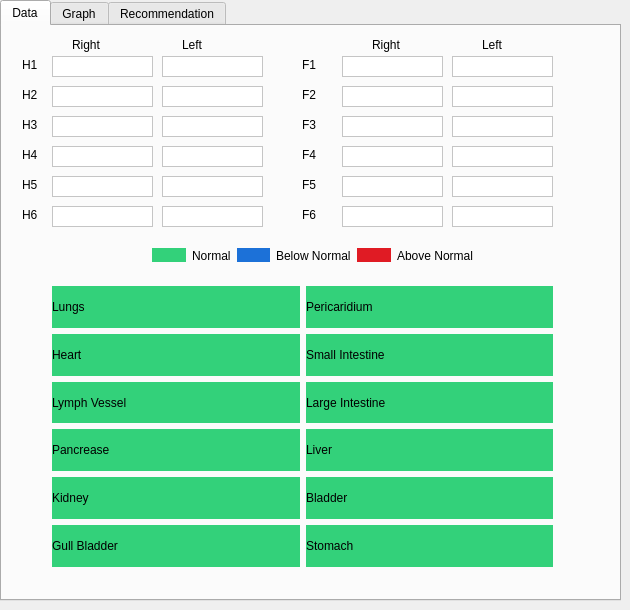
   <widget class="QWidget" name="dataPage">
    <property name="styleSheet">
     <string notr="true">/* History Tab - ListWidget Styling */
QListWidget {
    background: transparent; /* Transparent background for the list */
    border: 2px solid rgba(255, 120, 0, 255); /* Orange border around the list */
    border-radius: 12px; /* Rounded corners for the entire list */
    padding: 10px; /* Padding inside the list */
    color: white; /* White text */
    font-size: 16px; /* Font size for items */
}

/* List Item Styling */
QListWidget::item {
    background: rgba(0, 0, 0, 0.15); /* Darker background for non-selected items */
    border: none;
    color: white; /* White text color */
    padding: 8px 12px; /* Padding around items */
    border-radius: 10px; /* Rounded corners for each item */
    margin: 5px 0; /* Space between items */
}

/* Selected Item Styling */
QListWidget::item:selected {
    background-color: rgba(255, 120, 0, 0.8); /* Darker orange background when selected */
    border-radius: 10px; /* Rounded corners for selected items */
}

/* Hover Effect for List Items */
QListWidget::item:hover {
    background-color: rgba(255, 120, 0, 0.3); /* Light orange background on hover */
    border-radius: 10px; /* Rounded corners for hover effect */
}

/* History Tab - Button Styling */
QPushButton {
    background: qlineargradient(
        spread: pad, 
        x1: 1, y1: 0.045, 
        x2: 1, y2: 1, 
        stop: 0 rgba(255, 120, 0, 255), 
        stop: 1 rgba(246, 97, 81, 255)
    ); /* Gradient background like sidebar */
    color: white; /* White text */
    border: none; /* No border */
    border-radius: 12px; /* Rounded corners for button */
    font-size: 16px;
    padding: 10px 20px; /* Padding for the button */
    text-align: center; /* Centered text */
}

/* Button Hover Effect */
QPushButton:hover {
    border: 1px solid rgba(255, 255, 255, 0.6); /* Light border on hover */
    background: rgba(255, 120, 0, 180); /* Slightly darker when hovering */
}

/* Button Pressed Effect */
QPushButton:pressed {
    background: rgba(255, 255, 255, 0.2); /* Subtle background change */
    background-color: rgba(255, 120, 0, 220); /* Darker orange when pressed */
}
</string>
    </property>
    <widget class="QTabWidget" name="tabWidget">
     <property name="geometry">
      <rect>
       <x>0</x>
       <y>0</y>
       <width>621</width>
       <height>601</height>
      </rect>
     </property>
     <property name="styleSheet">
      <string notr="true"/>
     </property>
     <property name="currentIndex">
      <number>0</number>
     </property>
     <widget class="QWidget" name="tab">
      <attribute name="title">
       <string>Data</string>
      </attribute>
      <widget class="QTextBrowser" name="FR1txt">
       <property name="geometry">
        <rect>
         <x>340</x>
         <y>30</y>
         <width>101</width>
         <height>21</height>
        </rect>
       </property>
       <property name="styleSheet">
        <string notr="true">background-color:white;
color:black;</string>
       </property>
       <property name="verticalScrollBarPolicy">
        <enum>Qt::ScrollBarAlwaysOff</enum>
       </property>
       <property name="horizontalScrollBarPolicy">
        <enum>Qt::ScrollBarAlwaysOff</enum>
       </property>
      </widget>
      <widget class="QLabel" name="label_13">
       <property name="geometry">
        <rect>
         <x>300</x>
         <y>150</y>
         <width>62</width>
         <height>17</height>
        </rect>
       </property>
       <property name="text">
        <string>F5</string>
       </property>
      </widget>
      <widget class="QLabel" name="label_9">
       <property name="geometry">
        <rect>
         <x>300</x>
         <y>90</y>
         <width>62</width>
         <height>17</height>
        </rect>
       </property>
       <property name="text">
        <string>F3</string>
       </property>
      </widget>
      <widget class="QTextBrowser" name="FL4txt">
       <property name="geometry">
        <rect>
         <x>450</x>
         <y>120</y>
         <width>101</width>
         <height>21</height>
        </rect>
       </property>
       <property name="styleSheet">
        <string notr="true">background-color:white;
color:black;</string>
       </property>
       <property name="verticalScrollBarPolicy">
        <enum>Qt::ScrollBarAlwaysOff</enum>
       </property>
       <property name="horizontalScrollBarPolicy">
        <enum>Qt::ScrollBarAlwaysOff</enum>
       </property>
      </widget>
      <widget class="QLabel" name="label_16">
       <property name="geometry">
        <rect>
         <x>480</x>
         <y>10</y>
         <width>62</width>
         <height>17</height>
        </rect>
       </property>
       <property name="text">
        <string>Left</string>
       </property>
      </widget>
      <widget class="QTextBrowser" name="HR1txt">
       <property name="geometry">
        <rect>
         <x>50</x>
         <y>30</y>
         <width>101</width>
         <height>21</height>
        </rect>
       </property>
       <property name="styleSheet">
        <string notr="true">background-color:white;
color:black;</string>
       </property>
       <property name="verticalScrollBarPolicy">
        <enum>Qt::ScrollBarAlwaysOff</enum>
       </property>
       <property name="horizontalScrollBarPolicy">
        <enum>Qt::ScrollBarAlwaysOff</enum>
       </property>
      </widget>
      <widget class="QLabel" name="label">
       <property name="geometry">
        <rect>
         <x>180</x>
         <y>10</y>
         <width>62</width>
         <height>17</height>
        </rect>
       </property>
       <property name="text">
        <string>Left</string>
       </property>
      </widget>
      <widget class="QLabel" name="label_11">
       <property name="geometry">
        <rect>
         <x>300</x>
         <y>60</y>
         <width>62</width>
         <height>17</height>
        </rect>
       </property>
       <property name="text">
        <string>F2</string>
       </property>
      </widget>
      <widget class="QLabel" name="label_5">
       <property name="geometry">
        <rect>
         <x>20</x>
         <y>150</y>
         <width>62</width>
         <height>17</height>
        </rect>
       </property>
       <property name="text">
        <string>H5</string>
       </property>
      </widget>
      <widget class="QTextBrowser" name="HL6txt">
       <property name="geometry">
        <rect>
         <x>160</x>
         <y>180</y>
         <width>101</width>
         <height>21</height>
        </rect>
       </property>
       <property name="styleSheet">
        <string notr="true">background-color:white;
color:black;</string>
       </property>
       <property name="verticalScrollBarPolicy">
        <enum>Qt::ScrollBarAlwaysOff</enum>
       </property>
       <property name="horizontalScrollBarPolicy">
        <enum>Qt::ScrollBarAlwaysOff</enum>
       </property>
      </widget>
      <widget class="QTextBrowser" name="HR6txt">
       <property name="geometry">
        <rect>
         <x>50</x>
         <y>180</y>
         <width>101</width>
         <height>21</height>
        </rect>
       </property>
       <property name="styleSheet">
        <string notr="true">background-color:white;
color:black;</string>
       </property>
       <property name="verticalScrollBarPolicy">
        <enum>Qt::ScrollBarAlwaysOff</enum>
       </property>
       <property name="horizontalScrollBarPolicy">
        <enum>Qt::ScrollBarAlwaysOff</enum>
       </property>
      </widget>
      <widget class="QTextBrowser" name="FR5txt">
       <property name="geometry">
        <rect>
         <x>340</x>
         <y>150</y>
         <width>101</width>
         <height>21</height>
        </rect>
       </property>
       <property name="styleSheet">
        <string notr="true">background-color:white;
color:black;</string>
       </property>
       <property name="verticalScrollBarPolicy">
        <enum>Qt::ScrollBarAlwaysOff</enum>
       </property>
       <property name="horizontalScrollBarPolicy">
        <enum>Qt::ScrollBarAlwaysOff</enum>
       </property>
      </widget>
      <widget class="QTextBrowser" name="HR4txt">
       <property name="geometry">
        <rect>
         <x>50</x>
         <y>120</y>
         <width>101</width>
         <height>21</height>
        </rect>
       </property>
       <property name="styleSheet">
        <string notr="true">background-color:white;
color:black;</string>
       </property>
       <property name="verticalScrollBarPolicy">
        <enum>Qt::ScrollBarAlwaysOff</enum>
       </property>
       <property name="horizontalScrollBarPolicy">
        <enum>Qt::ScrollBarAlwaysOff</enum>
       </property>
      </widget>
      <widget class="QLabel" name="label_2">
       <property name="geometry">
        <rect>
         <x>20</x>
         <y>30</y>
         <width>62</width>
         <height>17</height>
        </rect>
       </property>
       <property name="text">
        <string>H1</string>
       </property>
      </widget>
      <widget class="QTextBrowser" name="FR4txt">
       <property name="geometry">
        <rect>
         <x>340</x>
         <y>120</y>
         <width>101</width>
         <height>21</height>
        </rect>
       </property>
       <property name="styleSheet">
        <string notr="true">background-color:white;
color:black;</string>
       </property>
       <property name="verticalScrollBarPolicy">
        <enum>Qt::ScrollBarAlwaysOff</enum>
       </property>
       <property name="horizontalScrollBarPolicy">
        <enum>Qt::ScrollBarAlwaysOff</enum>
       </property>
      </widget>
      <widget class="QTextBrowser" name="FR2txt">
       <property name="geometry">
        <rect>
         <x>340</x>
         <y>60</y>
         <width>101</width>
         <height>21</height>
        </rect>
       </property>
       <property name="styleSheet">
        <string notr="true">background-color:white;
color:black;</string>
       </property>
       <property name="verticalScrollBarPolicy">
        <enum>Qt::ScrollBarAlwaysOff</enum>
       </property>
       <property name="horizontalScrollBarPolicy">
        <enum>Qt::ScrollBarAlwaysOff</enum>
       </property>
      </widget>
      <widget class="QTextBrowser" name="FR3txt">
       <property name="geometry">
        <rect>
         <x>340</x>
         <y>90</y>
         <width>101</width>
         <height>21</height>
        </rect>
       </property>
       <property name="styleSheet">
        <string notr="true">background-color:white;
color:black;</string>
       </property>
       <property name="verticalScrollBarPolicy">
        <enum>Qt::ScrollBarAlwaysOff</enum>
       </property>
       <property name="horizontalScrollBarPolicy">
        <enum>Qt::ScrollBarAlwaysOff</enum>
       </property>
      </widget>
      <widget class="QLabel" name="label_7">
       <property name="geometry">
        <rect>
         <x>300</x>
         <y>120</y>
         <width>62</width>
         <height>17</height>
        </rect>
       </property>
       <property name="text">
        <string>F4</string>
       </property>
      </widget>
      <widget class="QTextBrowser" name="HR2txt">
       <property name="geometry">
        <rect>
         <x>50</x>
         <y>60</y>
         <width>101</width>
         <height>21</height>
        </rect>
       </property>
       <property name="styleSheet">
        <string notr="true">background-color:white;
color:black;</string>
       </property>
       <property name="verticalScrollBarPolicy">
        <enum>Qt::ScrollBarAlwaysOff</enum>
       </property>
       <property name="horizontalScrollBarPolicy">
        <enum>Qt::ScrollBarAlwaysOff</enum>
       </property>
      </widget>
      <widget class="QLabel" name="label_4">
       <property name="geometry">
        <rect>
         <x>20</x>
         <y>90</y>
         <width>62</width>
         <height>17</height>
        </rect>
       </property>
       <property name="text">
        <string>H3</string>
       </property>
      </widget>
      <widget class="QWidget" name="gridLayoutWidget">
       <property name="geometry">
        <rect>
         <x>50</x>
         <y>260</y>
         <width>501</width>
         <height>281</height>
        </rect>
       </property>
       <layout class="QGridLayout" name="gridLayout">
        <property name="sizeConstraint">
         <enum>QLayout::SetDefaultConstraint</enum>
        </property>
        <item row="1" column="0">
         <widget class="QLabel" name="label_19">
          <property name="styleSheet">
           <string notr="true">background-color: rgb(51, 209, 122);</string>
          </property>
          <property name="text">
           <string>Heart</string>
          </property>
         </widget>
        </item>
        <item row="12" column="1">
         <widget class="QLabel" name="label_28">
          <property name="styleSheet">
           <string notr="true">background-color: rgb(51, 209, 122);</string>
          </property>
          <property name="text">
           <string>Stomach</string>
          </property>
         </widget>
        </item>
        <item row="10" column="0">
         <widget class="QLabel" name="label_25">
          <property name="styleSheet">
           <string notr="true">background-color: rgb(51, 209, 122);</string>
          </property>
          <property name="text">
           <string>Kidney</string>
          </property>
         </widget>
        </item>
        <item row="1" column="1">
         <widget class="QLabel" name="label_20">
          <property name="styleSheet">
           <string notr="true">background-color: rgb(51, 209, 122);</string>
          </property>
          <property name="text">
           <string>Small Intestine</string>
          </property>
         </widget>
        </item>
        <item row="0" column="1">
         <widget class="QLabel" name="label_18">
          <property name="styleSheet">
           <string notr="true">background-color: rgb(51, 209, 122);</string>
          </property>
          <property name="text">
           <string>Pericaridium</string>
          </property>
         </widget>
        </item>
        <item row="10" column="1">
         <widget class="QLabel" name="label_26">
          <property name="styleSheet">
           <string notr="true">background-color: rgb(51, 209, 122);</string>
          </property>
          <property name="text">
           <string>Bladder</string>
          </property>
         </widget>
        </item>
        <item row="8" column="0">
         <widget class="QLabel" name="label_23">
          <property name="styleSheet">
           <string notr="true">background-color: rgb(51, 209, 122);</string>
          </property>
          <property name="text">
           <string>Pancrease</string>
          </property>
         </widget>
        </item>
        <item row="6" column="0">
         <widget class="QLabel" name="label_21">
          <property name="styleSheet">
           <string notr="true">background-color: rgb(51, 209, 122);</string>
          </property>
          <property name="text">
           <string>Lymph Vessel</string>
          </property>
         </widget>
        </item>
        <item row="0" column="0">
         <widget class="QLabel" name="label_17">
          <property name="styleSheet">
           <string notr="true">background-color: rgb(51, 209, 122);</string>
          </property>
          <property name="text">
           <string>Lungs</string>
          </property>
         </widget>
        </item>
        <item row="12" column="0">
         <widget class="QLabel" name="label_27">
          <property name="styleSheet">
           <string notr="true">background-color: rgb(51, 209, 122);</string>
          </property>
          <property name="text">
           <string>Gull Bladder</string>
          </property>
         </widget>
        </item>
        <item row="8" column="1">
         <widget class="QLabel" name="label_24">
          <property name="styleSheet">
           <string notr="true">background-color: rgb(51, 209, 122);</string>
          </property>
          <property name="text">
           <string>Liver</string>
          </property>
         </widget>
        </item>
        <item row="6" column="1">
         <widget class="QLabel" name="label_22">
          <property name="styleSheet">
           <string notr="true">background-color: rgb(51, 209, 122);</string>
          </property>
          <property name="text">
           <string>Large Intestine</string>
          </property>
         </widget>
        </item>
       </layout>
      </widget>
      <widget class="QTextBrowser" name="HL3txt">
       <property name="geometry">
        <rect>
         <x>160</x>
         <y>90</y>
         <width>101</width>
         <height>21</height>
        </rect>
       </property>
       <property name="styleSheet">
        <string notr="true">background-color:white;
color:black;</string>
       </property>
       <property name="verticalScrollBarPolicy">
        <enum>Qt::ScrollBarAlwaysOff</enum>
       </property>
       <property name="horizontalScrollBarPolicy">
        <enum>Qt::ScrollBarAlwaysOff</enum>
       </property>
      </widget>
      <widget class="QLabel" name="label_3">
       <property name="geometry">
        <rect>
         <x>20</x>
         <y>60</y>
         <width>62</width>
         <height>17</height>
        </rect>
       </property>
       <property name="text">
        <string>H2</string>
       </property>
      </widget>
      <widget class="QTextBrowser" name="FL6txt">
       <property name="geometry">
        <rect>
         <x>450</x>
         <y>180</y>
         <width>101</width>
         <height>21</height>
        </rect>
       </property>
       <property name="styleSheet">
        <string notr="true">background-color:white;
color:black;</string>
       </property>
       <property name="verticalScrollBarPolicy">
        <enum>Qt::ScrollBarAlwaysOff</enum>
       </property>
       <property name="horizontalScrollBarPolicy">
        <enum>Qt::ScrollBarAlwaysOff</enum>
       </property>
      </widget>
      <widget class="QTextBrowser" name="FL3txt">
       <property name="geometry">
        <rect>
         <x>450</x>
         <y>90</y>
         <width>101</width>
         <height>21</height>
        </rect>
       </property>
       <property name="styleSheet">
        <string notr="true">background-color:white;
color:black;</string>
       </property>
       <property name="verticalScrollBarPolicy">
        <enum>Qt::ScrollBarAlwaysOff</enum>
       </property>
       <property name="horizontalScrollBarPolicy">
        <enum>Qt::ScrollBarAlwaysOff</enum>
       </property>
      </widget>
      <widget class="QTextBrowser" name="FL1txt">
       <property name="geometry">
        <rect>
         <x>450</x>
         <y>30</y>
         <width>101</width>
         <height>21</height>
        </rect>
       </property>
       <property name="styleSheet">
        <string notr="true">background-color:white;
color:black;</string>
       </property>
       <property name="verticalScrollBarPolicy">
        <enum>Qt::ScrollBarAlwaysOff</enum>
       </property>
       <property name="horizontalScrollBarPolicy">
        <enum>Qt::ScrollBarAlwaysOff</enum>
       </property>
      </widget>
      <widget class="QTextBrowser" name="HL4txt">
       <property name="geometry">
        <rect>
         <x>160</x>
         <y>120</y>
         <width>101</width>
         <height>21</height>
        </rect>
       </property>
       <property name="styleSheet">
        <string notr="true">background-color:white;
color:black;</string>
       </property>
       <property name="verticalScrollBarPolicy">
        <enum>Qt::ScrollBarAlwaysOff</enum>
       </property>
       <property name="horizontalScrollBarPolicy">
        <enum>Qt::ScrollBarAlwaysOff</enum>
       </property>
      </widget>
      <widget class="QLabel" name="label_10">
       <property name="geometry">
        <rect>
         <x>300</x>
         <y>30</y>
         <width>62</width>
         <height>17</height>
        </rect>
       </property>
       <property name="text">
        <string>F1</string>
       </property>
      </widget>
      <widget class="QTextBrowser" name="HL2txt">
       <property name="geometry">
        <rect>
         <x>160</x>
         <y>60</y>
         <width>101</width>
         <height>21</height>
        </rect>
       </property>
       <property name="styleSheet">
        <string notr="true">background-color:white;
color:black;</string>
       </property>
       <property name="verticalScrollBarPolicy">
        <enum>Qt::ScrollBarAlwaysOff</enum>
       </property>
       <property name="horizontalScrollBarPolicy">
        <enum>Qt::ScrollBarAlwaysOff</enum>
       </property>
      </widget>
      <widget class="QLabel" name="label_14">
       <property name="geometry">
        <rect>
         <x>70</x>
         <y>10</y>
         <width>62</width>
         <height>17</height>
        </rect>
       </property>
       <property name="text">
        <string>Right</string>
       </property>
      </widget>
      <widget class="QTextBrowser" name="HR3txt">
       <property name="geometry">
        <rect>
         <x>50</x>
         <y>90</y>
         <width>101</width>
         <height>21</height>
        </rect>
       </property>
       <property name="styleSheet">
        <string notr="true">background-color:white;
color:black;</string>
       </property>
       <property name="verticalScrollBarPolicy">
        <enum>Qt::ScrollBarAlwaysOff</enum>
       </property>
       <property name="horizontalScrollBarPolicy">
        <enum>Qt::ScrollBarAlwaysOff</enum>
       </property>
      </widget>
      <widget class="QTextBrowser" name="HL1txt">
       <property name="geometry">
        <rect>
         <x>160</x>
         <y>30</y>
         <width>101</width>
         <height>21</height>
        </rect>
       </property>
       <property name="styleSheet">
        <string notr="true">background-color:white;
color:black;</string>
       </property>
       <property name="verticalScrollBarPolicy">
        <enum>Qt::ScrollBarAlwaysOff</enum>
       </property>
       <property name="horizontalScrollBarPolicy">
        <enum>Qt::ScrollBarAlwaysOff</enum>
       </property>
       <property name="html">
        <string>&lt;!DOCTYPE HTML PUBLIC &quot;-//W3C//DTD HTML 4.0//EN&quot; &quot;http://www.w3.org/TR/REC-html40/strict.dtd&quot;&gt;
&lt;html&gt;&lt;head&gt;&lt;meta name=&quot;qrichtext&quot; content=&quot;1&quot; /&gt;&lt;style type=&quot;text/css&quot;&gt;
p, li { white-space: pre-wrap; }
&lt;/style&gt;&lt;/head&gt;&lt;body style=&quot; font-family:'Sans'; font-size:10pt; font-weight:400; font-style:normal;&quot;&gt;
&lt;p style=&quot;-qt-paragraph-type:empty; margin-top:0px; margin-bottom:0px; margin-left:0px; margin-right:0px; -qt-block-indent:0; text-indent:0px;&quot;&gt;&lt;br /&gt;&lt;/p&gt;
&lt;p style=&quot;-qt-paragraph-type:empty; margin-top:0px; margin-bottom:0px; margin-left:0px; margin-right:0px; -qt-block-indent:0; text-indent:0px;&quot;&gt;&lt;br /&gt;&lt;/p&gt;&lt;/body&gt;&lt;/html&gt;</string>
       </property>
      </widget>
      <widget class="QLabel" name="label_12">
       <property name="geometry">
        <rect>
         <x>300</x>
         <y>180</y>
         <width>62</width>
         <height>17</height>
        </rect>
       </property>
       <property name="text">
        <string>F6</string>
       </property>
      </widget>
      <widget class="QLabel" name="label_8">
       <property name="geometry">
        <rect>
         <x>20</x>
         <y>180</y>
         <width>62</width>
         <height>17</height>
        </rect>
       </property>
       <property name="text">
        <string>H6</string>
       </property>
      </widget>
      <widget class="QWidget" name="horizontalLayoutWidget">
       <property name="geometry">
        <rect>
         <x>150</x>
         <y>220</y>
         <width>321</width>
         <height>19</height>
        </rect>
       </property>
       <layout class="QHBoxLayout" name="horizontalLayout">
        <item>
         <widget class="QLabel" name="label_29">
          <property name="sizePolicy">
           <sizepolicy hsizetype="Minimum" vsizetype="Fixed">
            <horstretch>0</horstretch>
            <verstretch>0</verstretch>
           </sizepolicy>
          </property>
          <property name="styleSheet">
           <string notr="true">background-color: rgb(51, 209, 122);</string>
          </property>
          <property name="text">
           <string/>
          </property>
         </widget>
        </item>
        <item>
         <widget class="QLabel" name="label_30">
          <property name="text">
           <string>Normal</string>
          </property>
         </widget>
        </item>
        <item>
         <widget class="QLabel" name="label_31">
          <property name="sizePolicy">
           <sizepolicy hsizetype="Minimum" vsizetype="Fixed">
            <horstretch>0</horstretch>
            <verstretch>0</verstretch>
           </sizepolicy>
          </property>
          <property name="styleSheet">
           <string notr="true">background-color: rgb(28, 113, 216);</string>
          </property>
          <property name="text">
           <string/>
          </property>
         </widget>
        </item>
        <item>
         <widget class="QLabel" name="label_32">
          <property name="text">
           <string>Below Normal</string>
          </property>
         </widget>
        </item>
        <item>
         <widget class="QLabel" name="label_33">
          <property name="sizePolicy">
           <sizepolicy hsizetype="Minimum" vsizetype="Fixed">
            <horstretch>0</horstretch>
            <verstretch>0</verstretch>
           </sizepolicy>
          </property>
          <property name="styleSheet">
           <string notr="true">background-color: rgb(224, 27, 36);</string>
          </property>
          <property name="text">
           <string/>
          </property>
         </widget>
        </item>
        <item>
         <widget class="QLabel" name="label_34">
          <property name="text">
           <string>Above Normal</string>
          </property>
         </widget>
        </item>
       </layout>
      </widget>
      <widget class="QLabel" name="label_6">
       <property name="geometry">
        <rect>
         <x>20</x>
         <y>120</y>
         <width>62</width>
         <height>17</height>
        </rect>
       </property>
       <property name="text">
        <string>H4</string>
       </property>
      </widget>
      <widget class="QTextBrowser" name="FR6txt">
       <property name="geometry">
        <rect>
         <x>340</x>
         <y>180</y>
         <width>101</width>
         <height>21</height>
        </rect>
       </property>
       <property name="styleSheet">
        <string notr="true">background-color:white;
color:black;</string>
       </property>
       <property name="verticalScrollBarPolicy">
        <enum>Qt::ScrollBarAlwaysOff</enum>
       </property>
       <property name="horizontalScrollBarPolicy">
        <enum>Qt::ScrollBarAlwaysOff</enum>
       </property>
      </widget>
      <widget class="QTextBrowser" name="FL5txt">
       <property name="geometry">
        <rect>
         <x>450</x>
         <y>150</y>
         <width>101</width>
         <height>21</height>
        </rect>
       </property>
       <property name="styleSheet">
        <string notr="true">background-color:white;
color:black;</string>
       </property>
       <property name="verticalScrollBarPolicy">
        <enum>Qt::ScrollBarAlwaysOff</enum>
       </property>
       <property name="horizontalScrollBarPolicy">
        <enum>Qt::ScrollBarAlwaysOff</enum>
       </property>
      </widget>
      <widget class="QTextBrowser" name="FL2txt">
       <property name="geometry">
        <rect>
         <x>450</x>
         <y>60</y>
         <width>101</width>
         <height>21</height>
        </rect>
       </property>
       <property name="styleSheet">
        <string notr="true">background-color:white;
color:black;</string>
       </property>
       <property name="verticalScrollBarPolicy">
        <enum>Qt::ScrollBarAlwaysOff</enum>
       </property>
       <property name="horizontalScrollBarPolicy">
        <enum>Qt::ScrollBarAlwaysOff</enum>
       </property>
      </widget>
      <widget class="QTextBrowser" name="HL5txt">
       <property name="geometry">
        <rect>
         <x>160</x>
         <y>150</y>
         <width>101</width>
         <height>21</height>
        </rect>
       </property>
       <property name="styleSheet">
        <string notr="true">background-color:white;
color:black;</string>
       </property>
       <property name="verticalScrollBarPolicy">
        <enum>Qt::ScrollBarAlwaysOff</enum>
       </property>
       <property name="horizontalScrollBarPolicy">
        <enum>Qt::ScrollBarAlwaysOff</enum>
       </property>
      </widget>
      <widget class="QLabel" name="label_15">
       <property name="geometry">
        <rect>
         <x>370</x>
         <y>10</y>
         <width>62</width>
         <height>17</height>
        </rect>
       </property>
       <property name="text">
        <string>Right</string>
       </property>
      </widget>
      <widget class="QTextBrowser" name="HR5txt">
       <property name="geometry">
        <rect>
         <x>50</x>
         <y>150</y>
         <width>101</width>
         <height>21</height>
        </rect>
       </property>
       <property name="styleSheet">
        <string notr="true">background-color:white;
color:black;</string>
       </property>
       <property name="verticalScrollBarPolicy">
        <enum>Qt::ScrollBarAlwaysOff</enum>
       </property>
       <property name="horizontalScrollBarPolicy">
        <enum>Qt::ScrollBarAlwaysOff</enum>
       </property>
      </widget>
     </widget>
     <widget class="QWidget" name="tab_2">
      <attribute name="title">
       <string>Graph</string>
      </attribute>
     </widget>
     <widget class="QWidget" name="tab_3">
      <attribute name="title">
       <string>Recommendation</string>
      </attribute>
      <widget class="QTextBrowser" name="textBrowser">
       <property name="geometry">
        <rect>
         <x>50</x>
         <y>20</y>
         <width>521</width>
         <height>531</height>
        </rect>
       </property>
       <property name="styleSheet">
        <string notr="true">background-color:white;
</string>
       </property>
      </widget>
     </widget>
    </widget>
   </widget>
